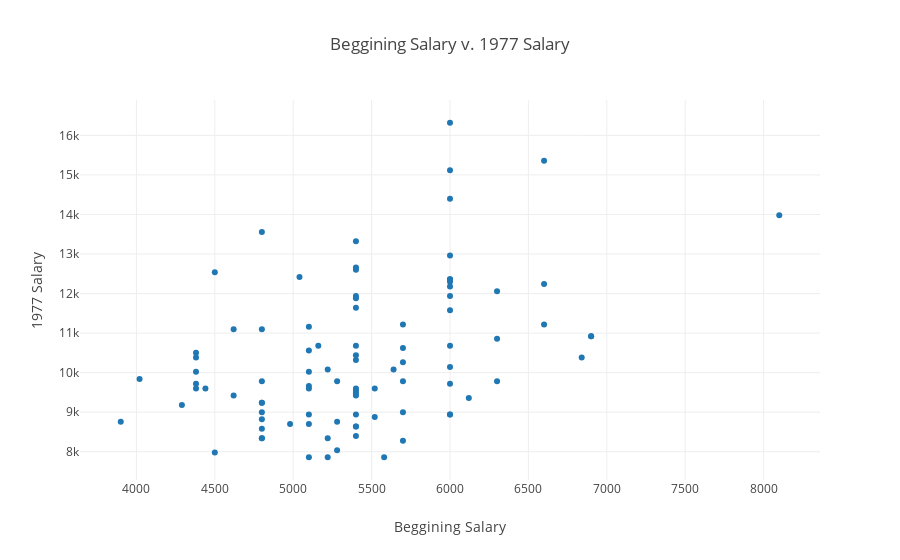

Notebook source saved alongside this figure:
### Markdown cell above
This plot has neither an x- or y-axis label, nor a title. To customize these aspects of the plot, we need to create a `Layout` object to hold this metadata and then pass this to a `Figure` object.

### Code cell
layout = Layout({
        'title':'Beggining Salary v. 1977 Salary',
        'xaxis':{'title':'Beggining Salary'},
        'yaxis':{'title':'1977 Salary'}
    })

fig = Figure(data = traces, layout = layout)

py.iplot(fig)
